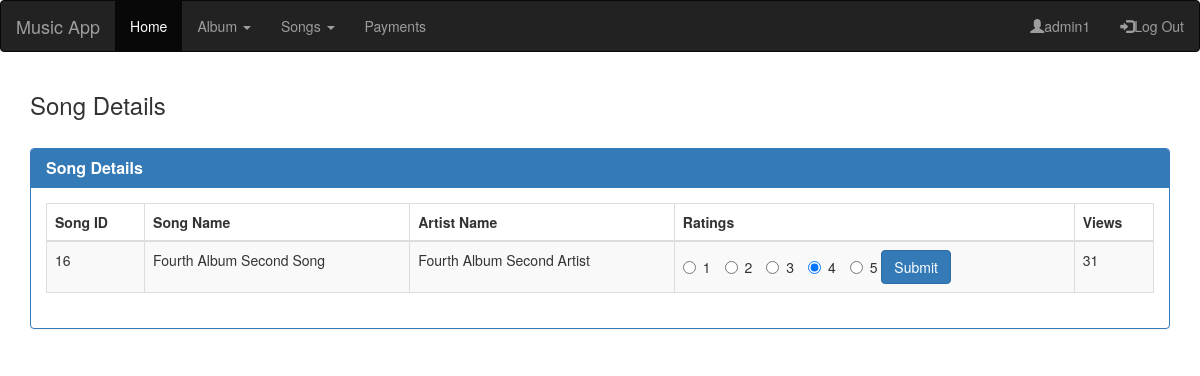
Page /songdetails/16 (signed in) on the committed database.
### Mapp/models.py (models this page shows, shortened)
class Songs_table(models.Model):
    Song_ID = models.AutoField(primary_key=True)
    Album_ID = models.ForeignKey(Album_table, on_delete=models.CASCADE)
    Song_Name = models.CharField(max_length=500, null=True)
    Artist_Name = models.CharField(max_length=500, null=True)
    Views_No = models.IntegerField(default=0)

### Mapp/views.py (the view)
# urls.py: path('songdetails/<int:Song_ID>', views.songdetails,name='songdetails'),
@login_required
def songdetails(request, Song_ID):
        songinfo = Songs_table.objects.get(Song_ID=Song_ID)
        userinstance = User.objects.get(username = request.user.username)
        ratingexists = Rating_table.objects.filter(Song_ID=Song_ID,User_ID=userinstance)
        if ratingexists:
            ratingvalue = ratingexists[0].Ratings
        else:
            ratingvalue = None
        if request.method == 'POST':
            if not ratingexists:
                ratinginstance = Rating_table()
                ratingsonginstance = Songs_table.objects.get(Song_ID=Song_ID)
                userinstance = User.objects.get(username = request.user.username)
                ratinginstance.Song_ID = ratingsonginstance
                ratinginstance.User_ID = userinstance
                ratinginstance.Ratings = request.POST.get('rating')
                ratinginstance.save()
                ratingvalue = ratinginstance.Ratings
                return render(request,'songdetails.html',{'songinfo':songinfo,'ratingexists':int(ratingvalue),
                                                           'range_list':range(1,6)})
            else:
                ratinginstance = Rating_table.objects.get(Rating_ID=ratingexists[0].Rating_ID)
                ratinginstance.Ratings=request.POST.get('rating')
                ratinginstance.save()
                ratingvalue = ratinginstance.Ratings
                return render(request,'songdetails.html',{'songinfo': songinfo,'ratingexists':int(ratingvalue),
                                                          'range_list': range(1,6)})
        else:
            songinfo.Views_No=songinfo.Views_No+ 1
            songinfo.save()
            return render(request, 'songdetails.html',{'songinfo':songinfo,'ratingexists':ratingvalue,
                                                        'range_list':range(1,6)})

### Mapp/Templates/songdetails.html (shortened to what this page needs)
{% extends 'base.html' %}
{% block body %}
     <div class="container">
         <h3>Song Details</h3><br>
        <form  method="post">
                <div class=" panel panel-primary">
                    <div class="panel-heading">
                        <h3 class="panel-title"><strong>Song Details</strong></h3>
                    </div>
                    <div class="panel-body">
                        <table class="table table-striped table-bordered">
                            <thead>
                                <tr>
                                    <th>Song ID</th>
                                    <th>Song Name</th>
                                    <th>Artist Name</th>
                                    <th>Ratings</th>
                                    <th>Views</th>
                                </tr>
                            </thead>
                            <tbody>
                                <tr>
                                    <td>{{ songinfo.Song_ID}}</td>
                                    <td>{{ songinfo.Song_Name}}</td>
                                    <td>{{ songinfo.Artist_Name}}</td>
                                    <td>
                                        {% for range in range_list %}
                                            {% if ratingexists == range %}
                                                    <label class="radio-inline">
                                                    <input type="radio" name="rating" value="{{range}}" checked>{{range}}</label>
                                            {% else  %}
                                                    <label class="radio-inline">
                                                    <input type="radio" name="rating" value="{{range}}">{{range}}</label>
                                            {% endif %}
                                        {% endfor %}
                                    <button type="submit" class="btn btn-primary btn-right" >Submit</button></td>
                                    <td>{{ songinfo.Views_No }}</td>
                            </tbody>
                        </table>
                    </div>
                </div>
        </form>
     </div>
{% endblock %}

### Mapp/Templates/navigation.html (shortened to what this page needs)
{% if user.is_authenticated %}
    <nav class="navbar navbar-inverse">
      <div class="container-fluid">
        <div class="navbar-header">
          <a class="navbar-brand" href="{% url 'Mapp:home' %">Music App</a>
        </div>
            <ul class="nav navbar-nav">
            <li class="active"><a href="{% url 'Mapp:home' %}">Home</a></li>
            <li class="dropdown"><a class="dropdown-toggle" data-toggle="dropdown" href="#">Album <span class="caret"></span></a>
            </li>
            <li class="dropdown"><a class="dropdown-toggle" data-toggle="dropdown" href="#">Songs <span class="caret"></span></a>
            </li>
            <li><a href="#">Payments</a></li>
            </ul>
            <ul class="nav navbar-nav navbar-right">
                <li><a href="#"><span class="glyphicon glyphicon-user"></span>{{user.username}}</a></li>
                <li><a href="{% url 'Mapp:signout' %}" ><span class="glyphicon glyphicon-log-in"></span>Log Out</a></li>
            </ul>
          </div>
    </nav>
{% endif %}

### rows in the picture
Songs_table: Song_ID "16", Song_Name "Fourth Album Second Song", Artist_Name "Fourth Album Second Artist", Views_No "31"

### other values in the picture
{{ user.username }} "admin1"
{{ range }} "1" "2" "3" "5"
{{ range }} "4"
